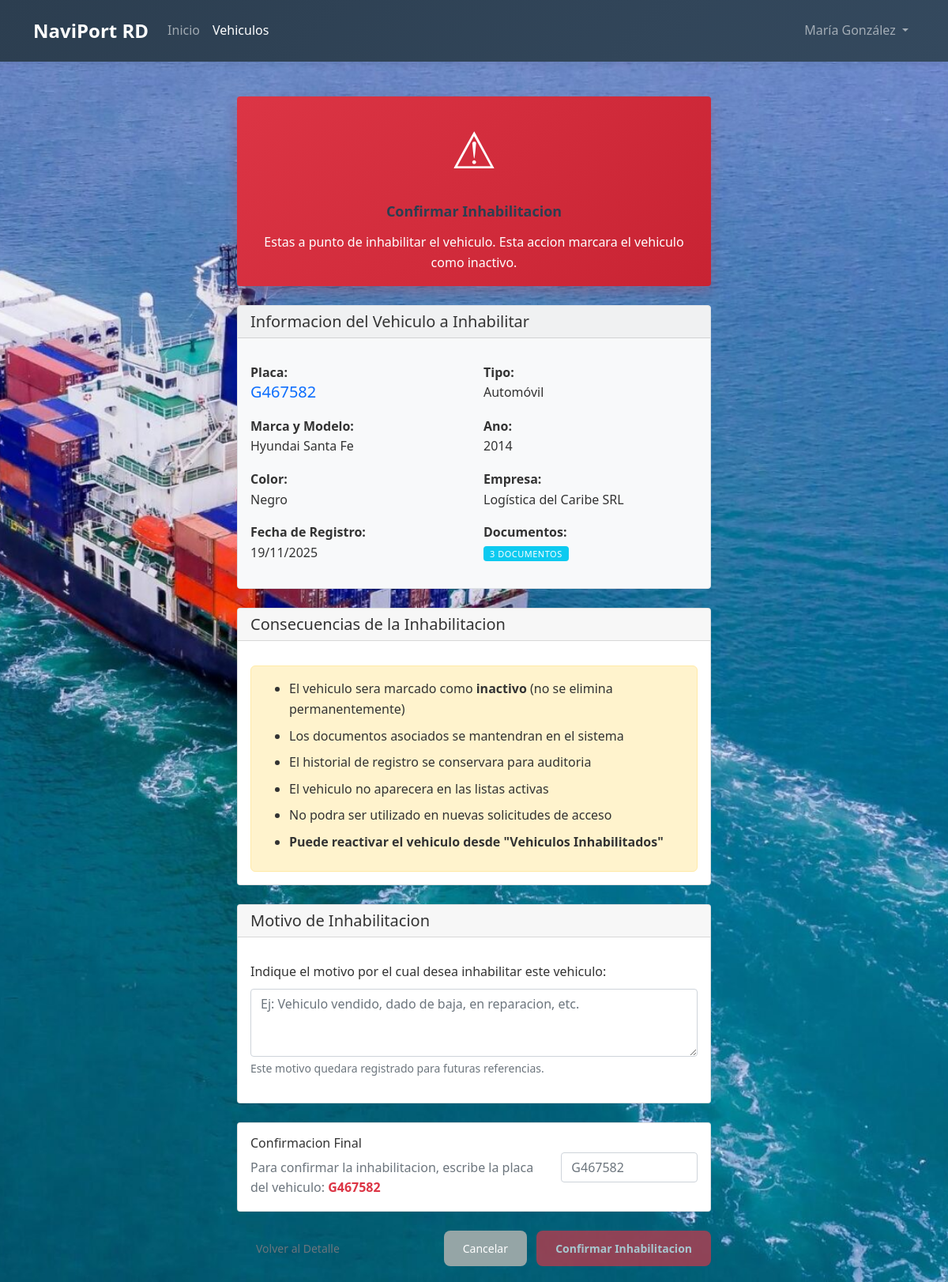
Page /gestion_vehiculos/vehiculos/2/eliminar/ (signed in) on the committed database.
### accounts/models.py (models this page shows, shortened)
class User(AbstractUser):
    ROLE_CHOICES = [
        ('solicitante', 'Solicitante'),
        ('evaluador', 'Evaluador Portuario'),
        ('supervisor', 'Supervisor'),
        ('admin_tic', 'Administrador TIC'),
        ('oficial_acceso', 'Oficial de Acceso Físico'),
        ('direccion', 'Dirección Logística'),
    ]
    role = models.CharField(
        max_length=20,
        choices=ROLE_CHOICES,
        default='solicitante',
        verbose_name='Rol'
    )
    cedula_rnc = models.CharField(
        max_length=20,
        unique=True,
        validators=[
            RegexValidator(
                regex=r'^(\d{3}-\d{7}-\d{1}|\d{3}-\d{5}-\d{1})$',
                message='Formato inválido. Use XXX-XXXXXXX-X para cédula o XXX-XXXXX-X para RNC'
            )
        ],
        verbose_name='Cédula/RNC'
    )
    telefono = models.CharField(
        max_length=15,
        blank=True,
        validators=[
            RegexValidator(
                regex=r'^\+?1?\d{9,15}$',
                message='Número de teléfono inválido'
            )
        ],
        verbose_name='Teléfono'
    )
    empresa = models.ForeignKey(
        'Empresa',
        on_delete=models.SET_NULL,
        null=True,
        blank=True,
        related_name='usuarios',
        verbose_name='Empresa'
    )
    es_admin_empresa = models.BooleanField(default=False, verbose_name='Admin de Empresa')
    puede_crear_usuarios = models.BooleanField(default=False, verbose_name='Puede Crear Usuarios')
    activo = models.BooleanField(default=True, verbose_name='Activo')
    created_at = models.DateTimeField(auto_now_add=True, verbose_name='Creado el')
    updated_at = models.DateTimeField(auto_now=True, verbose_name='Actualizado el')
    failed_login_attempts = models.PositiveIntegerField(default=0, verbose_name='Intentos fallidos')
    is_locked = models.BooleanField(default=False, verbose_name='Bloqueado')
    locked_until = models.DateTimeField(null=True, blank=True, verbose_name='Bloqueado hasta')
    last_login_ip = models.GenericIPAddressField(null=True, blank=True, verbose_name='Última IP')
    class Meta:
        verbose_name = 'Usuario'
        verbose_name_plural = 'Usuarios'
        ordering = ['-created_at']

class Empresa(models.Model):
    rnc = models.CharField(
        max_length=15,
        unique=True,
        validators=[
            RegexValidator(
                regex=r'^\d{3}-\d{5}-\d{1}$',
                message='Formato inválido. Use XXX-XXXXX-X para RNC'
            )
        ],
        verbose_name='RNC'
    )
    nombre = models.CharField(max_length=200, verbose_name='Nombre')
    telefono = models.CharField(
        max_length=15,
        blank=True,
        validators=[
            RegexValidator(
                regex=r'^\+?1?\d{9,15}$',
                message='Número de teléfono inválido'
            )
        ],
        verbose_name='Teléfono'
    )
    email = models.EmailField(verbose_name='Email')
    representante_legal = models.ForeignKey(
        User,
        on_delete=models.CASCADE,
        related_name='empresas_representadas',
        verbose_name='Representante Legal'
    )
    activa = models.BooleanField(default=True, verbose_name='Activa')
    verificada = models.BooleanField(default=False, verbose_name='Verificada')
    certificado_rnc = models.FileField(
        upload_to='empresas/certificados/',
        blank=True,
        verbose_name='Certificado RNC'
    )
    numero_licencia = models.CharField(
        max_length=20,
        unique=True,
        blank=True,
        null=True,
        verbose_name='Número de Licencia'
    )
    fecha_expedicion_licencia = models.DateField(
        blank=True,
        null=True,
        verbose_name='Fecha de Expedición'
    )
    fecha_expiracion_licencia = models.DateField(
        blank=True,
        null=True,
        verbose_name='Fecha de Expiración'
    )
    fecha_expiracion_contrato = models.DateField(
        blank=True,
        null=True,
        verbose_name='Expiración Contrato'
    )
    tipo_licencia = models.ForeignKey(
        'evaluacion.TipoLicencia',
        on_delete=models.SET_NULL,
        blank=True,
        null=True,
        related_name='empresas_asignadas',
        verbose_name='Tipo de Licencia',
        help_text='Tipo de licencia que determina los servicios base autorizados'
    )
    servicios_autorizados = models.ManyToManyField(
        'evaluacion.Servicio',
        related_name='empresas_autorizadas',
        blank=True,
        verbose_name='Servicios Autorizados',
        help_text='Servicios específicos que la empresa está autorizada a ofrecer'
    )
    puede_solicitud_excepcional = models.BooleanField(
        default=False,
        verbose_name='Permite Solicitud Excepcional',
        help_text='Si está habilitado, la empresa puede realizar solicitudes excepcionales aprobadas por supervisión'
    )
    created_at = models.DateTimeField(auto_now_add=True, verbose_name='Registrada el')
    updated_at = models.DateTimeField(auto_now=True, verbose_name='Actualizada el')
    class Meta:
        verbose_name = 'Empresa'
        verbose_name_plural = 'Empresas'
        ordering = ['-created_at']

### gestion_vehiculos/models.py (models this page shows, shortened)
class Vehiculo(models.Model):
    TIPO_VEHICULO_CHOICES = [
        ('automovil', 'Automóvil'),
        ('camion', 'Camión'),
        ('camioneta', 'Camioneta'),
        ('motocicleta', 'Motocicleta'),
        ('autobus', 'Autobús'),
        ('trailer', 'Trailer'),
        ('montacargas', 'Montacargas'),
        ('otro', 'Otro'),
    ]
    placa = models.CharField(
        max_length=8,
        unique=True,
        validators=[validate_placa_dominicana],
        help_text="Formato: A123456 o AB123456"
    )
    marca = models.CharField(max_length=50)
    modelo = models.CharField(max_length=50)
    ano = models.PositiveIntegerField(
        help_text="Año del vehículo (ej: 2020)"
    )
    color = models.CharField(max_length=30)
    tipo_vehiculo = models.CharField(
        max_length=20,
        choices=TIPO_VEHICULO_CHOICES
    )
    numero_chasis = models.CharField(
        max_length=50,
        blank=True,
        null=True,
        help_text="Número de chasis (VIN)"
    )
    numero_motor = models.CharField(
        max_length=50,
        blank=True,
        null=True
    )
    notas_adicionales = models.TextField(
        blank=True,
        null=True,
        help_text="Notas o comentarios adicionales sobre el vehículo"
    )
    empresa_propietaria = models.ForeignKey(
        'accounts.User',
        on_delete=models.SET_NULL,
        null=True,
        blank=True,
        related_name='vehiculos_registrados',
        help_text="Empresa propietaria del vehículo"
    )
    fecha_registro = models.DateTimeField(auto_now_add=True)
    fecha_actualizacion = models.DateTimeField(auto_now=True)
    activo = models.BooleanField(default=True)
    motivo_inhabilitacion = models.TextField(
        blank=True,
        null=True,
        help_text="Motivo por el cual se inhabilitó el vehículo"
    )
    fecha_inhabilitacion = models.DateTimeField(
        blank=True,
        null=True,
        help_text="Fecha en que se inhabilitó el vehículo"
    )
    inhabilitado_por = models.ForeignKey(
        'accounts.User',
        on_delete=models.SET_NULL,
        null=True,
        blank=True,
        related_name='vehiculos_inhabilitados',
        help_text="Usuario que inhabilitó el vehículo"
    )
    class Meta:
        db_table = 'gestion_vehiculos_vehiculo'
        verbose_name = 'Vehículo'
        verbose_name_plural = 'Vehículos'
        ordering = ['placa']

### gestion_vehiculos/views.py (the view, shortened to what this page needs)
# urls.py: path('vehiculos/<int:vehiculo_id>/eliminar/', eliminar_vehiculo, name='eliminar_vehiculo'),
@login_required
def eliminar_vehiculo(request, vehiculo_id):
    vehiculo = get_object_or_404(Vehiculo, id=vehiculo_id, activo=True, empresa_propietaria=request.user)
    context = {'vehiculo': vehiculo}
    return render(request, 'gestion_vehiculos/confirmar_eliminar_vehiculo.html', context)

### templates/gestion_vehiculos/confirmar_eliminar_vehiculo.html (shortened to what this page needs)
<!DOCTYPE html>
<html lang="es">
<head>
    <link href="https://cdn.jsdelivr.net/npm/bootstrap@5.1.3/dist/css/bootstrap.min.css" rel="stylesheet">
    <link rel="stylesheet" href="{% load static %}{% static 'css/styles.css' %}">
</head>
<body class="bg-light">
    <nav class="navbar navbar-expand-lg navbar-dark bg-primary">
        <div class="container-fluid">
            <a class="navbar-brand" href="{% url 'accounts:dashboard' %}">NaviPort RD</a>
            <div class="collapse navbar-collapse" id="navbarNav">
                <ul class="navbar-nav me-auto">
                    <li class="nav-item">
                        <a class="nav-link" href="{% url 'accounts:dashboard' %}">Inicio</a>
                    </li>
                    <li class="nav-item">
                        <a class="nav-link active" href="{% url 'gestion_vehiculos:dashboard' %}">Vehiculos</a>
                    </li>
                </ul>
                <ul class="navbar-nav">
                    <li class="nav-item dropdown">
                        <a class="nav-link dropdown-toggle" href="#" role="button" data-bs-toggle="dropdown">
                            {{ user.first_name }} {{ user.last_name }}
                        </a>
                    </li>
                </ul>
            </div>
        </div>
    </nav>
    <div class="container mt-4">
        <div class="delete-container">
            <div class="card warning-card mb-4">
                <div class="card-body text-center">
                    <div class="danger-icon">&#9888;</div>
                    <h3 class="card-title mb-3">Confirmar Inhabilitacion</h3>
                    <p class="card-text">
                        Estas a punto de inhabilitar el vehiculo. Esta accion marcara el vehiculo como inactivo.
                    </p>
                </div>
            </div>
            <div class="card vehicle-info-card mb-4">
                <div class="card-header">
                    <h5 class="mb-0">Informacion del Vehiculo a Inhabilitar</h5>
                </div>
                <div class="card-body">
                    <div class="row">
                        <div class="col-sm-6 mb-3">
                            <strong>Placa:</strong><br>
                            <span class="h5 text-primary">{{ vehiculo.placa }}</span>
                        </div>
                        <div class="col-sm-6 mb-3">
                            <strong>Tipo:</strong><br>
                            {{ vehiculo.get_tipo_vehiculo_display }}
                        </div>
                        <div class="col-sm-6 mb-3">
                            <strong>Marca y Modelo:</strong><br>
                            {{ vehiculo.marca }} {{ vehiculo.modelo }}
                        </div>
                        <div class="col-sm-6 mb-3">
                            <strong>Ano:</strong><br>
                            {{ vehiculo.ano }}
                        </div>
                        <div class="col-sm-6 mb-3">
                            <strong>Color:</strong><br>
                            {{ vehiculo.color }}
                        </div>
                        <div class="col-sm-6 mb-3">
                            <strong>Empresa:</strong><br>
                            {% if vehiculo.empresa_propietaria.empresa %}
                                {{ vehiculo.empresa_propietaria.empresa.nombre }}
                            {% else %}
                                Sin empresa asignada
                            {% endif %}
                        </div>
                        <div class="col-sm-6 mb-3">
                            <strong>Fecha de Registro:</strong><br>
                            {{ vehiculo.fecha_registro|date:"d/m/Y" }}
                        </div>
                        <div class="col-sm-6 mb-3">
                            <strong>Documentos:</strong><br>
                            <span class="badge bg-info">{{ vehiculo.documentos.count }} documentos</span>
                        </div>
                    </div>
                </div>
            </div>
            <div class="card mb-4">
                <div class="card-header">
                    <h5 class="mb-0">Consecuencias de la Inhabilitacion</h5>
                </div>
                <div class="card-body">
                    <div class="consequences-list">
                        <ul class="mb-0">
                            <li>El vehiculo sera marcado como <strong>inactivo</strong> (no se elimina permanentemente)</li>
                            <li>Los documentos asociados se mantendran en el sistema</li>
                            <li>El historial de registro se conservara para auditoria</li>
                            <li>El vehiculo no aparecera en las listas activas</li>
                            <li>No podra ser utilizado en nuevas solicitudes de acceso</li>
                            <li><strong>Puede reactivar el vehiculo desde "Vehiculos Inhabilitados"</strong></li>
                        </ul>
                    </div>
                </div>
            </div>
            <form method="post" id="formEliminarVehiculo">
                <div class="card mb-4">
                    <div class="card-header">
                        <h5 class="mb-0">Motivo de Inhabilitacion</h5>
                    </div>
                    <div class="card-body">
                        <div class="mb-3">
                            <label for="motivo" class="form-label">Indique el motivo por el cual desea inhabilitar este vehiculo:</label>
                            <textarea class="form-control" id="motivo" name="motivo" rows="3"
                                      placeholder="Ej: Vehiculo vendido, dado de baja, en reparacion, etc." required></textarea>
                            <div class="form-text">Este motivo quedara registrado para futuras referencias.</div>
                        </div>
                    </div>
                </div>
                <div class="card">
                    <div class="card-body">
                        <div class="row align-items-center">
                            <div class="col-md-8">
                                <h6 class="mb-2">Confirmacion Final</h6>
                                <p class="text-muted mb-0">
                                    Para confirmar la inhabilitacion, escribe la placa del vehiculo:
                                    <strong class="text-danger">{{ vehiculo.placa }}</strong>
                                </p>
                            </div>
                            <div class="col-md-4 mt-3 mt-md-0">
                                <input type="text"
                                       class="form-control"
                                       id="confirmarPlaca"
                                       placeholder="{{ vehiculo.placa }}"
                                       style="text-transform: uppercase;"
                                       required>
                            </div>
                        </div>
                    </div>
                </div>
                <div class="d-flex justify-content-between align-items-center pt-4">
                    <a href="{% url 'gestion_vehiculos:detalle_vehiculo' vehiculo.id %}"
                       class="btn btn-outline-secondary">
                        Volver al Detalle
                    </a>
                    <div>
                        <a href="{% url 'gestion_vehiculos:dashboard' %}"
                           class="btn btn-secondary me-2">
                            Cancelar
                        </a>
                        <button type="submit"
                                class="btn btn-danger btn-delete"
                                id="btnEliminar"
                                disabled>
                            Confirmar Inhabilitacion
                        </button>
                    </div>
                </div>
            </form>
        </div>
    </div>
</body>
</html>

### rows in the picture
User: first_name "María", last_name "González"
Vehiculo: placa "G467582", tipo_vehiculo "Automóvil", marca "Hyundai", modelo "Santa Fe", ano "2014", color "Negro", empresa_propietaria.empresa.nombre "Logística del Caribe SRL", fecha_registro "19/11/2025", documentos.count "3"
